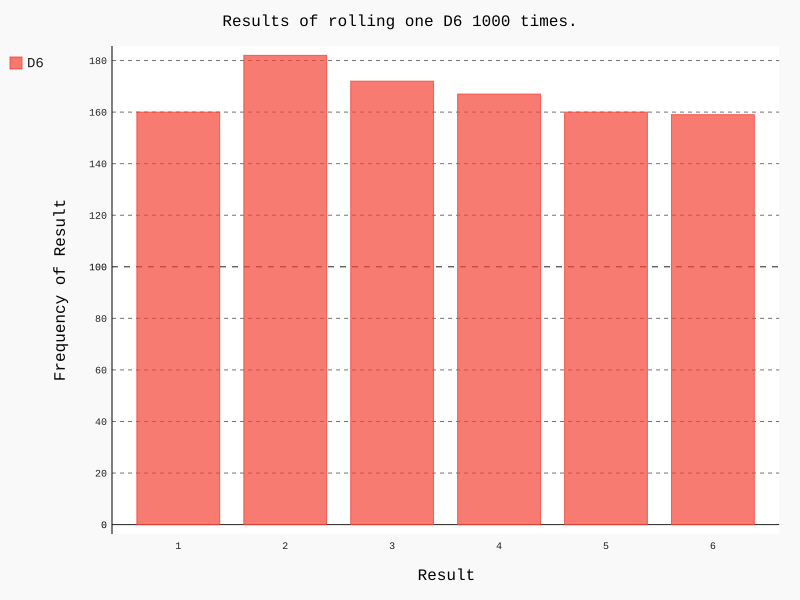

This figure's Python source:
import pygal

from die import Die

# Создание кубика D6.
die = Die()

# Моделирование серии бросков с сохранением результатов в списке.
results = []
for roll_num in range(1000):
  result = die.roll()
  results.append(result)

# Анализ результатов.
frequencies = []
for value in range(1, die.num_sides+1):
  frequency = results.count(value)
  frequencies.append(frequency)

# Визуализация результатов.
hist = pygal.Bar()

hist.title = "Results of rolling one D6 1000 times."
hist.x_labels = ['1', '2', '3', '4', '5', '6']
hist.x_title = "Result"
hist.y_title = "Frequency of Result"

hist.add('D6', frequencies)
hist.render_to_file('die_visual.svg')
